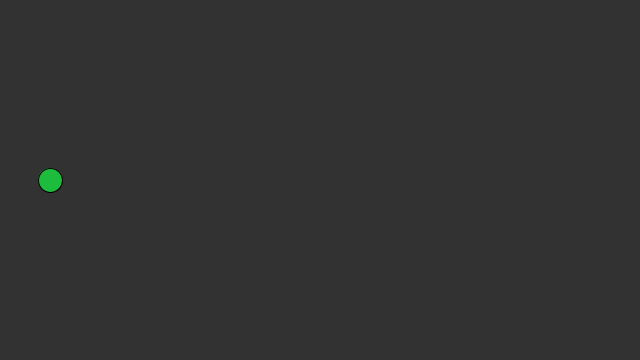
Frame 1 (no input)
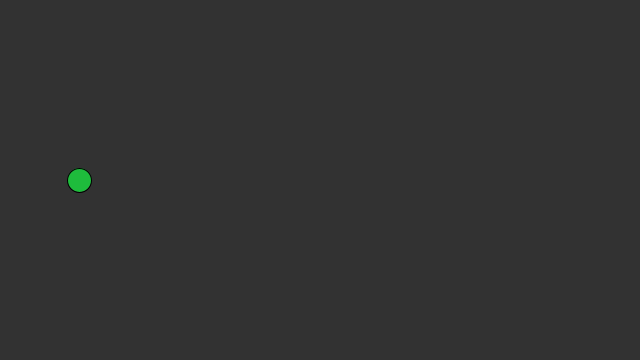
Frame 60 (the mouse pressed at the canvas centre just before this capture)
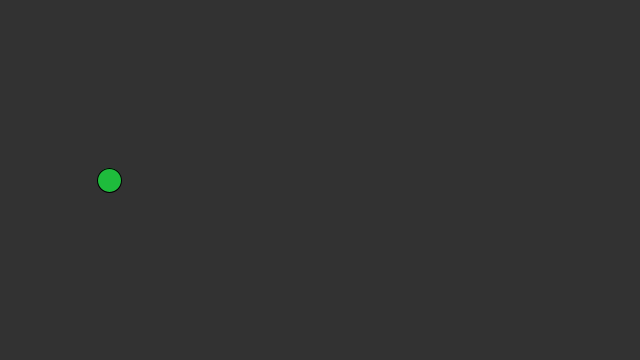
Frame 120 (the mouse held since frame 60 and released just before this capture)

The Processing sketch that drew these frames (run headless with seeded random() and noise(); from frame 60 on, the mouse is pressed at the canvas centre):

// Processing sketch: sketch_191020a
// ── sketch_191020a.pde

float circleX = 50;

void setup() {
  size(640, 360);
  circleX = 50;
}

void draw () { 
  
  //drawing stuff
  background(50);
  fill(30, 188, 60);
  ellipse(circleX, 180, 24, 24);

  //logit
  circleX = circleX + 0.5;
}
